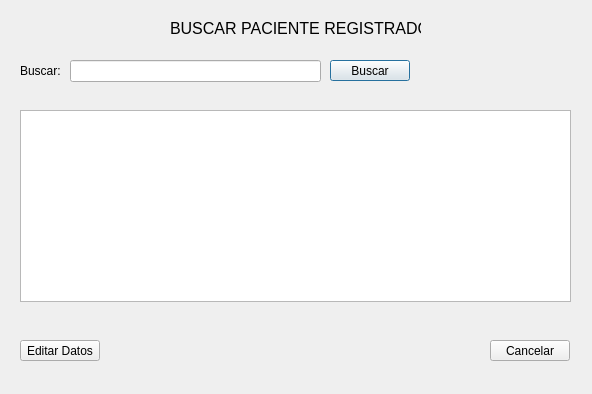
<?xml version="1.0" encoding="UTF-8"?>
<ui version="4.0">
 <class>buscarPacienteGUI</class>
 <widget class="QDialog" name="buscarPacienteGUI">
  <property name="geometry">
   <rect>
    <x>0</x>
    <y>0</y>
    <width>592</width>
    <height>394</height>
   </rect>
  </property>
  <property name="windowTitle">
   <string>Buscar Paciente Registrado</string>
  </property>
  <widget class="QLabel" name="label">
   <property name="geometry">
    <rect>
     <x>170</x>
     <y>20</y>
     <width>251</width>
     <height>16</height>
    </rect>
   </property>
   <property name="font">
    <font>
     <pointsize>12</pointsize>
    </font>
   </property>
   <property name="text">
    <string>BUSCAR PACIENTE REGISTRADO</string>
   </property>
  </widget>
  <widget class="QTableView" name="tableView">
   <property name="geometry">
    <rect>
     <x>20</x>
     <y>110</y>
     <width>551</width>
     <height>192</height>
    </rect>
   </property>
  </widget>
  <widget class="QWidget" name="formLayoutWidget">
   <property name="geometry">
    <rect>
     <x>20</x>
     <y>60</y>
     <width>301</width>
     <height>31</height>
    </rect>
   </property>
   <layout class="QFormLayout" name="formLayout">
    <item row="0" column="0">
     <widget class="QLabel" name="label_2">
      <property name="text">
       <string>Buscar: </string>
      </property>
     </widget>
    </item>
    <item row="0" column="1">
     <widget class="QLineEdit" name="lineEdit"/>
    </item>
   </layout>
  </widget>
  <widget class="QPushButton" name="pushButton">
   <property name="geometry">
    <rect>
     <x>330</x>
     <y>60</y>
     <width>80</width>
     <height>21</height>
    </rect>
   </property>
   <property name="text">
    <string>Buscar</string>
   </property>
  </widget>
  <widget class="QPushButton" name="pushButton_2">
   <property name="geometry">
    <rect>
     <x>490</x>
     <y>340</y>
     <width>80</width>
     <height>21</height>
    </rect>
   </property>
   <property name="text">
    <string>Cancelar</string>
   </property>
  </widget>
  <widget class="QPushButton" name="pushButton_3">
   <property name="geometry">
    <rect>
     <x>20</x>
     <y>340</y>
     <width>80</width>
     <height>21</height>
    </rect>
   </property>
   <property name="text">
    <string>Editar Datos</string>
   </property>
  </widget>
 </widget>
 <resources/>
 <connections/>
</ui>
